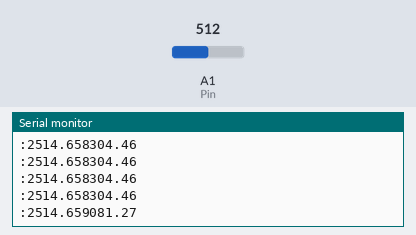
A sketch run on a simulated Arduino Zero (SAMD21). Shown: the last lines printed to the serial monitor. The test bench sets the inputs (shaded band); at power-on: A1 (Pin) = 512.

Above: at 1.2 s.
1.3 s: A1 (Pin) set to 716
At 1.47 s:
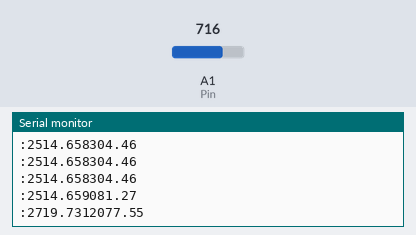
2.8 s: A1 (Pin) set to 900
At 2.81 s:
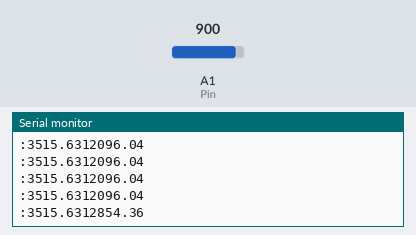
Timing chart, 0 to 5.8 s (numbered marks = the images above; inputs shaded):
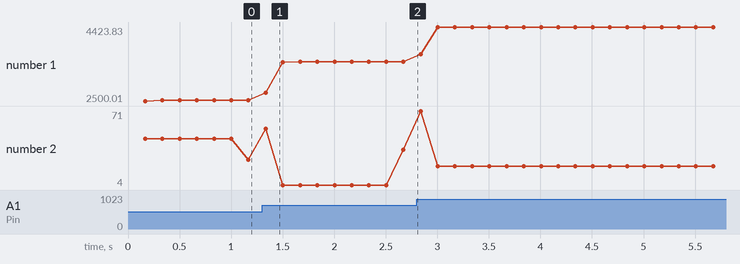

Measured:
- after the input at 1.3 s, the serial monitor: prints a new line at once (image 1)
- plotted number 1: 2514.66 → 3515.63 after the input at 1.3 s, 3515.63 → 4423.83 after the input at 2.8 s
- plotted number 2: 27 → 36 after the input at 1.3 s, 36 → 21 after the input at 2.8 s

The sketch:

Grove_Current_Sensor.ino
```cpp
#include <Wire.h>

#ifdef ARDUINO_SAMD_VARIANT_COMPLIANCE
  #define RefVal 3.3
  #define SERIAL SerialUSB

#else
  #define RefVal 5.0
  #define SERIAL Serial
#endif
//An OLED Display is required here
//use pin A0
#define Pin A1

// Take the average of 500 times
int averageValue = 150;
long convFLcurrent;
float convLFcurrent;
long  sensorValue = 0;
float sensitivity = 1000.0 / 264.0; //1000mA per 264mV

//Vref is zero drift value, you need to change this value to the value you actually measured before using it.
float Vref = 322.27; //mV   // 322.27  //319.825  //317.38


void setup()
{
  Serial.begin(9600);
}

void loop()
{

  // Read the value 10 times:
  for (int i = 0; i < averageValue; i++)
  {
    sensorValue += analogRead(Pin);

    // wait 1 milliseconds before the next loop
    delay(1);

  }

  sensorValue = sensorValue / averageValue;

  // The on-board ADC is 10-bits
  // Different power supply will lead to different reference sources
  // example: 2^10 = 1024 -> 5V / 1024 ~= 4.88mV
  //          unitValue= 5.0 / 1024.0*1000 ;

  float unitValue= RefVal / 1024.0*1000 ;
  float voltage = unitValue * sensorValue;

  //When no load,Vref=initialValue
 // SERIAL.print("initialValue: ");
 // SERIAL.print(voltage);
 // SERIAL.println("mV");

  // Calculate the corresponding current
  float current = (voltage - Vref) * sensitivity;


 Serial.println(current);
 Serial.print(":");
 Serial.print(voltage);


 //delay(50)

}
```
